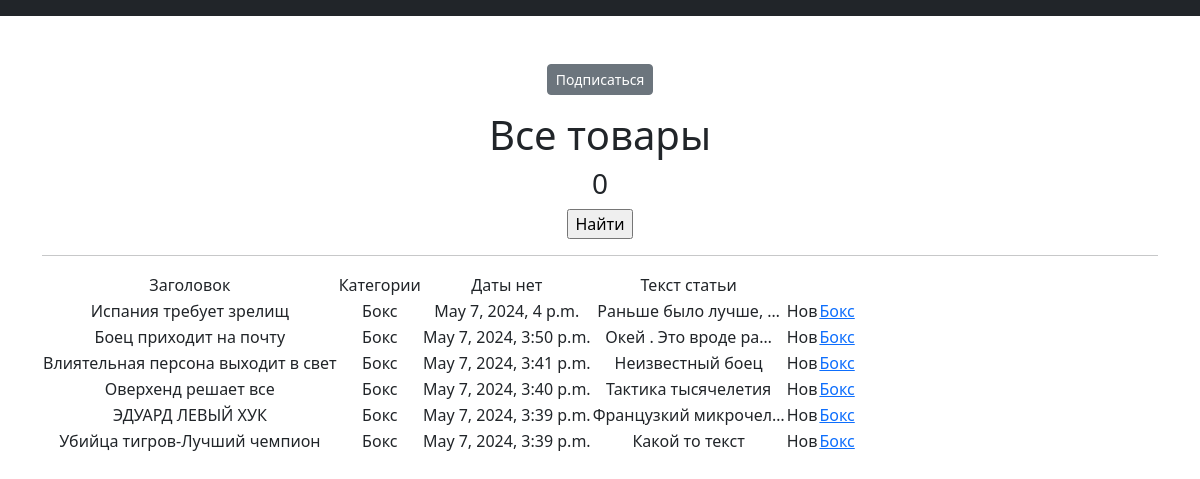
Screenshot of /news_or_art/categories/2 with the database file from the repository.
### simpleapp/models.py (models this page shows, shortened)
class News_All(models.Model):
    link_Author = models.ForeignKey(Author, on_delete=models.CASCADE)
    link_PostCategory = models.ManyToManyField(Category, through = "PostCategory")
    news = 'Нов'
    article = 'Ст'
    CHOICE_MAIN = [
        (news, 'Новости'),
        (article, 'Статья'),
    ]
    news_or_art = models.CharField(max_length=3,choices = CHOICE_MAIN, default = news)
    name = models.CharField(max_length= 100, unique = True)
    text = models.TextField(max_length= 100)
    time_in = models.DateTimeField(auto_now_add=True)

class Category(models.Model):
    name = models.CharField(max_length= 100, unique = True)
    subscribers = models.ManyToManyField(User, blank=True, null=True, related_name='categories')

### simpleapp/views.py (the view)
# urls.py: path('categories/<int:pk>', CategoryListView.as_view(), name='category_list'),
class CategoryListView(ListView):
    model = News_All
    template_name = 'flatpages/category_list.html'
    context_object_name = 'category_news_list'
    def get_queryset(self):
        self.link_PostCategory = get_object_or_404(Category, id=self.kwargs['pk'])
        queryset = News_All.objects.filter(link_PostCategory=self.link_PostCategory).order_by('-time_in')
        return queryset
    def get_context_data(self, **kwargs):
        context = super().get_context_data(**kwargs)
        context['is_not_subscriber'] = self.request.user not in self.link_PostCategory.subscribers.all()
        context['category'] = self.link_PostCategory
        return context

### simpleapp/templatetags/custom_filters.py (called while the page is built)
@register.filter()
def censor(text):
    try:
        for word in censor_list:
            text = text.replace(word[1:], '*'*len(word[1:]))
        return text
    except AttributeError:
        return "Применять функцию исключительно к тексту !"
    except Exception:
        return "Какая то иная ошибка >_<"

### templates/flatpages/category_list.html (shortened to what this page needs)
{% extends 'flatpages/default.html' %}
{% load custom_filters %}
{% load custom_tags %}
{% block content %}
    {% if is_not_subscriber %}
        <p class="text-center"><a  href="{% url 'subscribe' category.id %}" class="btn btn-secondary btn-sm">Подписаться</a></p>
    {% endif %}
   <h1>Все товары</h1>
    <h3>{{news| length}}</h3>
   <form action="" method="get">
       <input type="submit" value="Найти" />
   </form>
   <hr>
   {% if category_news_list %}
       <table>
           <tr>
               <td>Заголовок</td>
               <td>
                   Категории
               </td>
               <td>Даты нет</td>
               <td>Текст статьи</td>
           </tr>
           {% for newsX in category_news_list %}
           <tr>
               <td>{{ newsX.name|censor}}</td>
               <td>{{ category.name }}</td>
               <td>{{ newsX.time_in}}</td>
               <td>{{ newsX.text|censor|truncatechars:20}}</td>
               <td>{{ newsX.news_or_art}}</td>
               <td>
               {% for CategoryX in newsX.link_PostCategory.all %}
               <a href="{% url 'category_list' CategoryX.id %}">{{CategoryX.name}}</a>
               {% endfor %}
               </td>
           </tr>
           {% endfor %}
       </table>
   {% else %}
       <h2>Никаких новостей нет!</h2>
   {% endif %}
{% endblock content %}

### rows the page displays
News_All: name|censor "Испания требует зрелищ", time_in "May 7, 2024, 4 p.m.", text|censor "Раньше было лучше, …", news_or_art "Нов"
Category: name "Бокс"
News_All: name|censor "Боец приходит на почту", time_in "May 7, 2024, 3:50 p.m.", text|censor "Окей . Это вроде ра…", news_or_art "Нов"
News_All: name|censor "Влиятельная персона выходит в свет", time_in "May 7, 2024, 3:41 p.m.", text|censor "Неизвестный боец", news_or_art "Нов"
News_All: name|censor "Оверхенд решает все", time_in "May 7, 2024, 3:40 p.m.", text|censor "Тактика тысячелетия", news_or_art "Нов"
News_All: name|censor "ЭДУАРД ЛЕВЫЙ ХУК", time_in "May 7, 2024, 3:39 p.m.", text|censor "Французкий микрочел…", news_or_art "Нов"
News_All: name|censor "Убийца тигров-Лучший чемпион", time_in "May 7, 2024, 3:39 p.m.", text|censor "Какой то текст", news_or_art "Нов"

### other values shown
{{ news| length }} "0"
